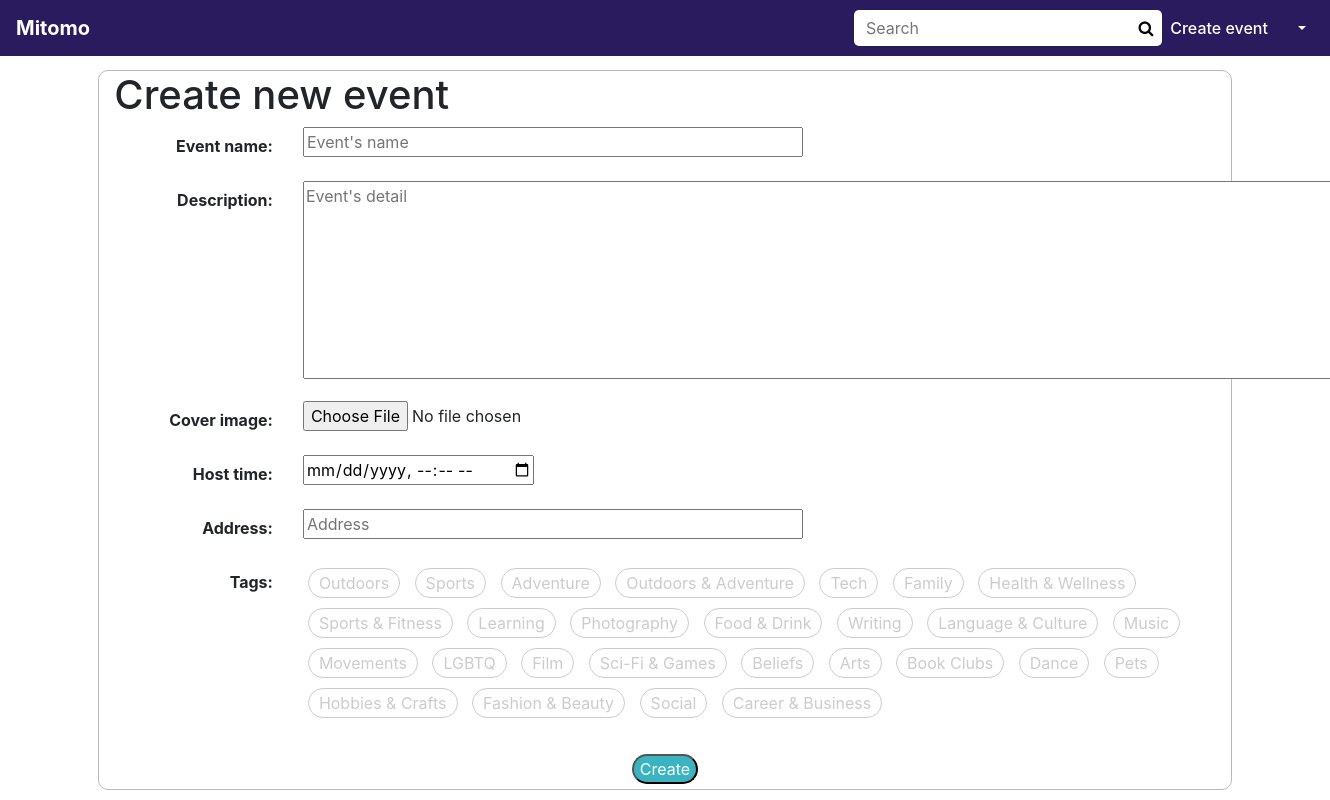
The app's page /create (signed in) with its own data.
### tomo/models.py (models this page shows, shortened)
class Tag(models.Model):
    name = models.CharField(max_length=32)

### tomo/views.py (the view, shortened to what this page needs)
# urls.py: path(r'create', views.create, name = 'create'),
def create(request):
    form = UploadEventImageForm()
    tags = Tag.objects.all()
    user = User.objects.get(pk=getCurrentUserId(request))
    context = {
        'form': form,
        'tags': tags,
        'user': user,
    }
    return render(request, 'create.html', context)

### tomo/forms.py
class UploadEventImageForm(forms.ModelForm):
    class Meta:
        model = Event
        fields = ['cover_image']

### tomo/helper.py (called while the page is built)
def getCurrentUserId(request):
    if 'user_id' in request.session and request.session['user_id']:
        user_id = request.session['user_id']
        try:
            user = User.objects.get(pk=user_id)
        except:
            return NO_USER
        return request.session['user_id']
    else:
        return NO_USER

### tomo/templates/create.html (shortened to what this page needs)
{% load static %}
<!DOCTYPE html>
<html>
<head>
    <link href="//maxcdn.bootstrapcdn.com/bootstrap/4.0.0/css/bootstrap.min.css" rel="stylesheet" id="bootstrap-css">
    <link rel="stylesheet" href="https://cdnjs.cloudflare.com/ajax/libs/font-awesome/4.7.0/css/font-awesome.min.css">
    <link rel="stylesheet" href="{% static 'css/addtags.css' %}">
    <link rel="stylesheet" href="{% static 'css/update.css' %}">
</head>
<body>
    <div class="head-bar">
        {% include 'navbar.html' %}
    </div>
    <div class="row">
        <div class="roundbox col-xl-10 offset-1">
            <div class="row">
                <h1 class="col-xl-12">Create new event</h1>
            </div>
            <form action="{% url 'create' %}" method="post" enctype="multipart/form-data">
                <div class="form-group row">
                    <label for="name" class="col-xl-2 col-form-label">Event name:</label>
                    <div class="col-xl-10">
                        <input id="name" name="name" type="text" placeholder="Event's name">
                    </div>
                </div>
                <div class="form-group row">
                    <label class="col-xl-2 col-form-label" for="detail">Description:</label>
                    <div class="col-xl-10">
                        <textarea id="detail" name="detail" placeholder="Event's detail" rows="8" cols="100"></textarea><br>
                    </div>
                </div>
                <div class="form-group row">
                    <label class="col-xl-2 col-form-label">Cover image:</label>
                    <div class="col-xl-10">
                        {{ form.cover_image }}
                    </div>
                </div>
                <div class="form-group row">
                    <label class="col-xl-2 col-form-label" for"hosted_at">Host time:</label>
                    <div class="col-xl-10">
                        <input id="hosted_at" name="hosted_at" type="datetime-local">
                    </div>
                </div>
                <div class="form-group row">
                    <label class="col-xl-2 col-form-label" for="address">Address:</label>
                    <div class="col-xl-10">
                        <input id="address" type="text" name="address" placeholder="Address">
                    </div>
                </div>
                <div class="form-group row">
                    <div class="col-xl-2 col-form-label" >Tags:</div>
                    <div class="col-xl-10">
                        {% if tags %}
                            {% for tag in tags %}
                                <div class="tags_box not_choosen btn" value="{{ tag.id }}">{{ tag.name }}</div>
                            {% endfor %}
                        {% endif %}
                    </div>
                </div>
                <div class="text-center">
                    <input class="text-center submit-btn" type=submit value="Create">
                </div>
            </form>
        </div>
    </div>
</body>
</html>

### tomo/static/css/addtags.css (style rules this page uses)
.tags_box { border-radius: 50px; margin-left: 5px; margin-right: 5px; margin-top: 5px; margin-bottom: 5px; padding: 2px 10px 2px 10px; }
.submit-btn { margin-top: 15px; margin-bottom: 5px; color: white; background-color: #3bb4c1; border-radius: 20px; }
.not_choosen { color: #cccccc; background-color: white; border: #cccccc solid 1px; }

### tomo/static/css/update.css (style rules this page uses)
.roundbox { border: 1px solid rgb(185, 185, 185); border-radius: 10px; }
input[type=text] { width: 500px; }
.col-form-label { text-align: right; font-weight: 700; }

### tomo/static/css/navbar.css (style rules this page uses)
.head-bar { margin-bottom: 70px; }

### records on screen
Tag: {{ tag.id }} 1 (drawn), name "Outdoors"
Tag: {{ tag.id }} 2 (drawn), name "Sports"
Tag: {{ tag.id }} 3 (drawn), name "Adventure"
Tag: {{ tag.id }} 4 (drawn), name "Outdoors & Adventure"
Tag: {{ tag.id }} 5 (drawn), name "Tech"
Tag: {{ tag.id }} 6 (drawn), name "Family"
Tag: {{ tag.id }} 7 (drawn), name "Health & Wellness"
Tag: {{ tag.id }} 8 (drawn), name "Sports & Fitness"
Tag: {{ tag.id }} 9 (drawn), name "Learning"
Tag: {{ tag.id }} 10 (drawn), name "Photography"
Tag: {{ tag.id }} 11 (drawn), name "Food & Drink"
Tag: {{ tag.id }} 12 (drawn), name "Writing"
Tag: {{ tag.id }} 13 (drawn), name "Language & Culture"
Tag: {{ tag.id }} 14 (drawn), name "Music"
Tag: {{ tag.id }} 15 (drawn), name "Movements"
Tag: {{ tag.id }} 16 (drawn), name "LGBTQ"
Tag: {{ tag.id }} 17 (drawn), name "Film"
Tag: {{ tag.id }} 18 (drawn), name "Sci-Fi & Games"
Tag: {{ tag.id }} 19 (drawn), name "Beliefs"
Tag: {{ tag.id }} 20 (drawn), name "Arts"
Tag: {{ tag.id }} 21 (drawn), name "Book Clubs"
Tag: {{ tag.id }} 22 (drawn), name "Dance"
Tag: {{ tag.id }} 23 (drawn), name "Pets"
Tag: {{ tag.id }} 24 (drawn), name "Hobbies & Crafts"
Tag: {{ tag.id }} 25 (drawn), name "Fashion & Beauty"
Tag: {{ tag.id }} 26 (drawn), name "Social"
Tag: {{ tag.id }} 27 (drawn), name "Career & Business"
